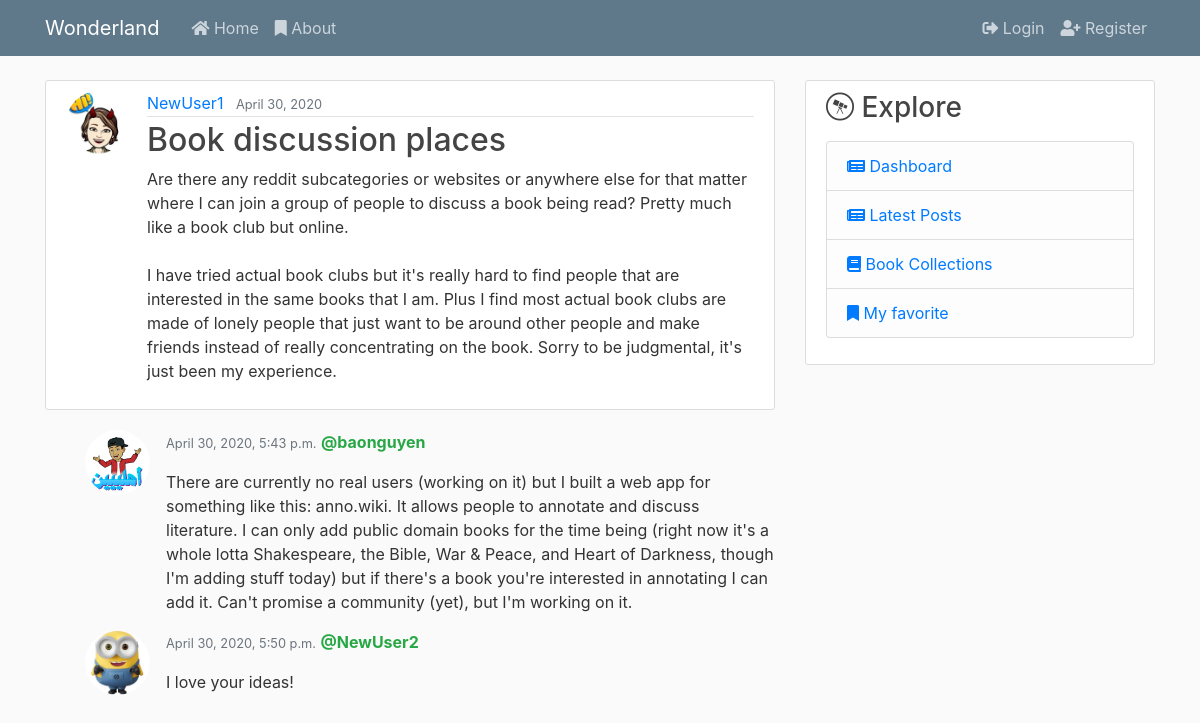
Page /post/2/ on the earlier database version.
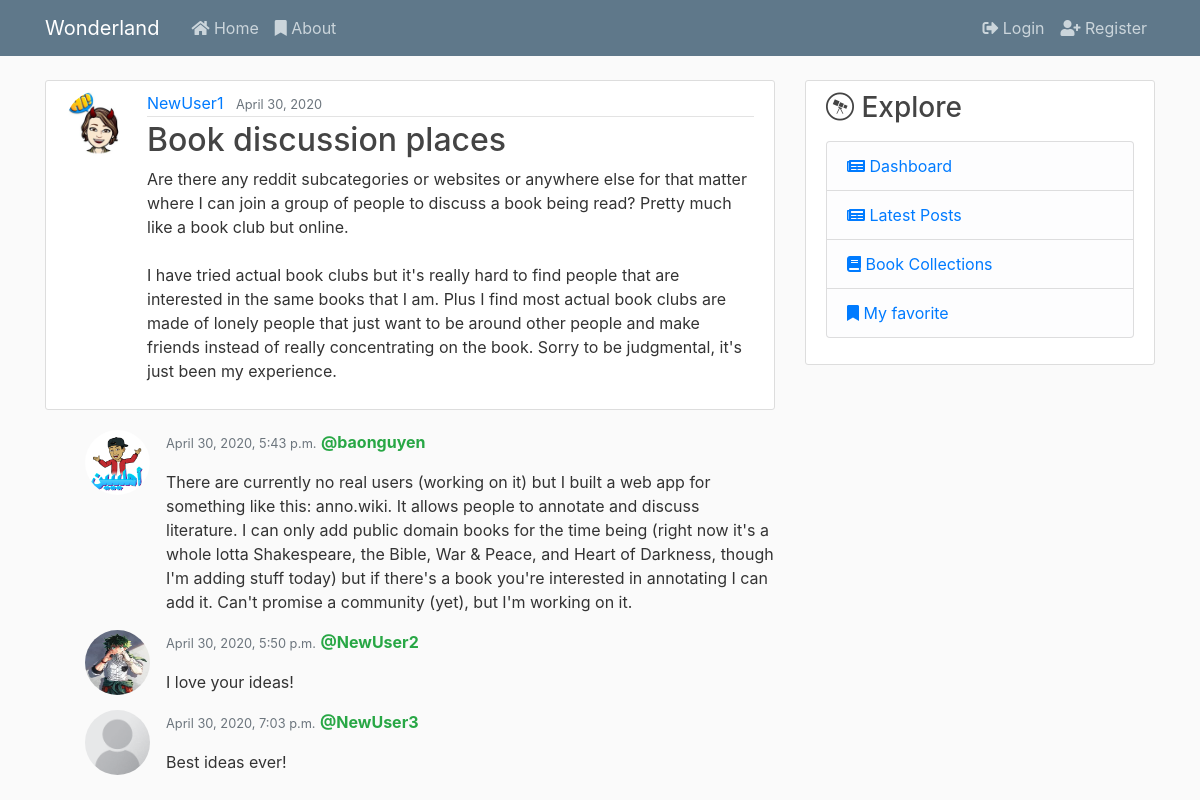
Same page on the later database version.
### blog/models.py (models this page shows, shortened)
class Comment(models.Model):
    post = models.ForeignKey( Post, on_delete=models.CASCADE, related_name="comments")
    author = models.ForeignKey(User, on_delete=models.CASCADE)
    text = models.TextField()
    created_date = models.DateTimeField(default=timezone.now)
    approved_comment = models.BooleanField(default=False)

### users/models.py (models this page shows, shortened)
class Profile(models.Model):
    user = models.OneToOneField(User, on_delete=models.CASCADE)
    image = models.ImageField(default="default.png", upload_to='profile_pics')

### blog/views.py (the view)
# urls.py: path("post/<int:pk>/", PostDetailView.as_view(), name="post-detail"),
class PostDetailView(DetailView):
    model = Post

### blog/templates/blog/post_detail.html (shortened to what this page needs)
{% extends "blog/base.html" %}
{% block content %}
<article class="media content-section">
    <img class="rounded-circle article-img" src="{{ object.author.profile.image.url }}" alt="">
    <div class="media-body">
        <div class="article-metadata">
            <a class="mr-2" href="{% url 'user-posts' object.author.username %}">{{ object.author }}</a>
            <small class="text-muted">{{ object.date_posted|date:"F d, Y" }}</small>
        </div>
        <h2 class="article-title">{{ object.title }}</h2>
        <p class="article-content">{{ object.content }}</p>
    </div>
</article>
<ul class="media-list">
    {% for comment in object.comments.all %}
        {% if user.is_authenticated or comment.approved_comment %}
            <li class="media">
                <img class="rounded-circle article-img pull-left " src="{{ comment.author.profile.image.url }}" alt="">
                <div class="media-body">
                    <span class="text-muted pull-right">
                        <small class="date text-muted font-weight-normal">{{ comment.created_date }}</small>
                    </span>
                    <a href="{% url 'user-posts' comment.author.username %}"><strong class="text-success">@{{ comment.author.username }}</strong></a>
                    <p>
                        {{ comment.text|linebreaks }}
                    </p>
                </div>
            </li>
        {% endif %}
    {% empty %}
    <small>No comments here yet...</small>
    {% endfor %}
</ul>
{% endblock %}

Differences in the rows shown:
changed through a linked row, Comment "I love your ideas!": author.profile.image: a different picture
added Comment: author.profile.image (placeholder picture), created_date "April 30, 2020, 7:03 p.m.", author.username "NewUser3", text "Best ideas ever!"
